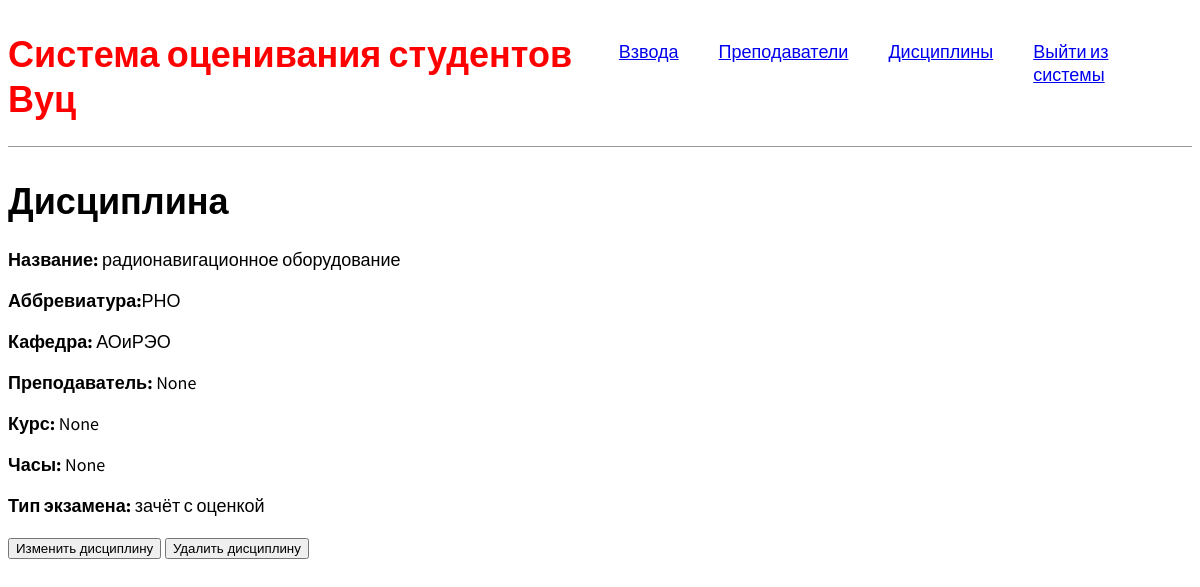
The app's page /discipline/6 with its own data.
### firstapp/models.py (models this page shows, shortened)
class Discipline(models.Model):
    TYPE_EXAM = [
        ('N', ''),
        ('Z', 'зачёт'),
        ('O', 'зачёт с оценкой'),
        ('E', 'экзамен')
    ]
    name = models.CharField(max_length=400, verbose_name="Название", unique=True)
    short_name = models.CharField(max_length=10, verbose_name="Аббревиатура",blank=True)
    departament = models.ForeignKey(to="DepartamentModel", on_delete=models.CASCADE, verbose_name="Кафедра",blank=True,null=True)
    teacher = models.ForeignKey(to="Teacher", on_delete=models.CASCADE, verbose_name="Преподаватель",blank=True,null=True)
    course = models.IntegerField(verbose_name="Курс",blank=True,null=True)
    hours = models.IntegerField(verbose_name="Количество часов",blank=True, null=True)
    type_exam = models.CharField(max_length=1, choices=TYPE_EXAM, verbose_name="Тип экзамена")
    class Meta:
        constraints = [
            models.UniqueConstraint(fields=['name'], name='unique name discipline')
        ]
        ordering = ["name"]
    def get_edit_url(self):
        return reverse('discipline-edit', args=[str(self.id)])
    def get_del_url(self):
        return reverse('discipline-delete', args=[str(self.id)])

class DepartamentModel(models.Model):
    full_name = models.CharField(max_length=300, unique=True)
    short_name = models.CharField(max_length=10)
    def __str__(self):
        return self.short_name
    class Meta:
        ordering = ["full_name"]

### firstapp/views.py (the view)
# urls.py: re_path(r'^discipline/(?P<pk>\d+)$', DisciplineDetailView.as_view(), name="discipline-detail"),
class DisciplineDetailView(generic.DetailView):
    model =  Discipline

### firstapp/templates/firstapp/discipline_detail.html
{% extends 'base.html' %}
{% block content %}
      <h1>Дисциплина</h1>
    <p><strong>Название: </strong><a>{{discipline.name}}</a></p>
    <p><strong>Аббревиатура:</strong><a>{{discipline.short_name}}</a></p>
    <p><strong>Кафедра: </strong><a>{{discipline.departament}}</a></p>
    <p><strong>Преподаватель: </strong><a>{{discipline.teacher}}</a></p>
    <p><strong>Курс: </strong><a>{{discipline.course}}</a></p>
    <p><strong>Часы: </strong><a>{{discipline.hours}}</a></p>
    <p><strong>Тип экзамена: </strong><a>{{discipline.get_type_exam_display}}</a></p>
<button onclick="location.href='{{discipline.get_edit_url}}'">Изменить дисциплину</button>
<button onclick="location.href='{{discipline.get_del_url}}'">Удалить дисциплину</button>
{% endblock %}

### static/css/style.css (style rules this page uses)
body { font-family: 'Source Sans Pro', sans-serif; font-size: 18px; }

### records on screen
Discipline: name "радионавигационное оборудование", short_name "РНО", departament "АОиРЭО", teacher "None", course "None", hours "None", type_exam "зачёт с оценкой"
